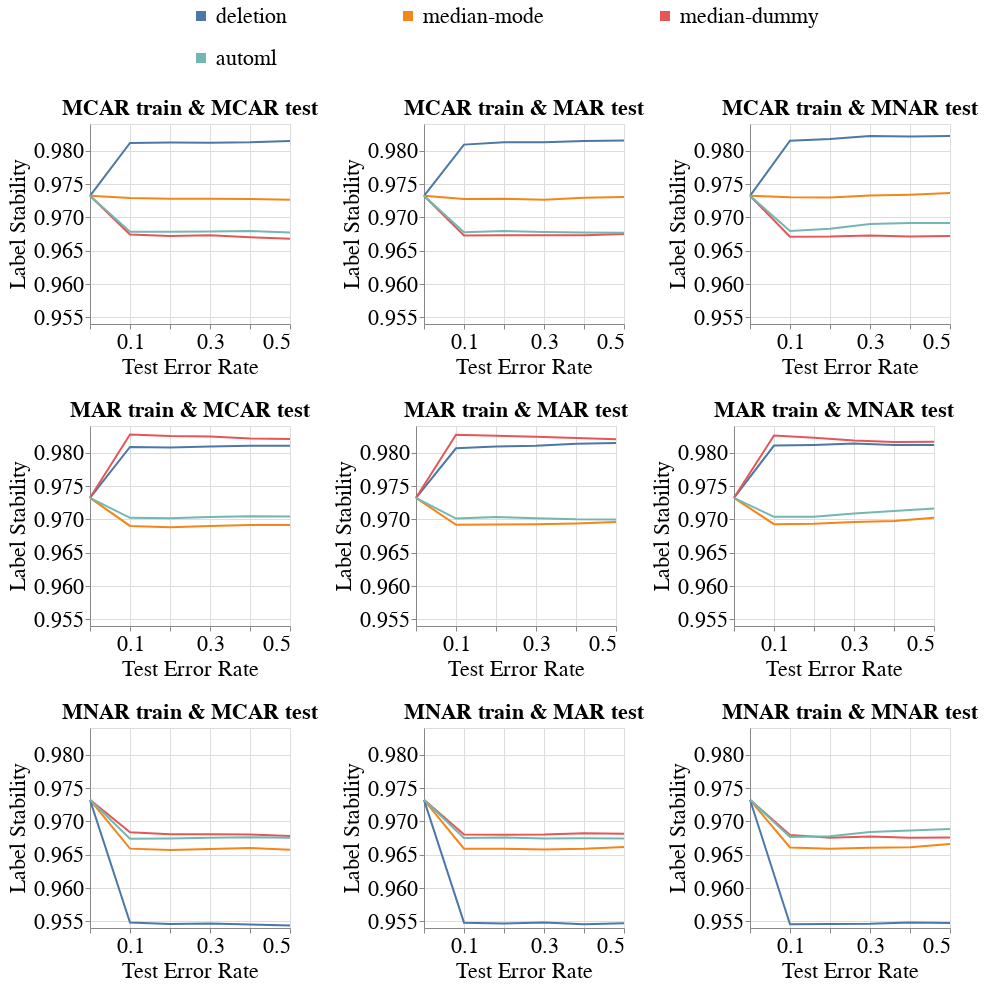

Source (notebook cell):
### Code cell
create_line_bands_for_diff_imputers(dataset_name=DATASET_NAME,
                                    model_name='mlp_clf',
                                    metric_name='Label_Stability',
                                    db_client=db_client,
                                    with_band=False)

### Figure 1 — Vega-Lite specification as saved in the notebook (floating-point values rounded to 4 significant figures; data arrays with more than 128 entries replaced by an {"elided": "..."} marker saying what was removed)
{"config": {"view": {"continuousWidth": 400, "continuousHeight": 300}, "axis": {"labelFontSize": 22, "labelFontWeight": "normal", "titleFontSize": 22, "titleFontWeight": "normal"}, "legend": {"columns": 3, "direction": "horizontal", "labelFontSize": 22, "labelLimit": 400, "orient": "top", "symbolOffset": 100, "symbolStrokeWidth": 10, "titleAnchor": "middle", "titleFontSize": 22, "titleLimit": 300}, "title": {"fontSize": 22}}, "vconcat": [{"hconcat": [{"mark": "line", "encoding": {"color": {"field": "Null_Imputer_Name", "sort": ["deletion", "median-mode", "median-dummy", "miss_forest", "k_means_clustering", "datawig", "automl", "boost_clean"], "title": null, "type": "nominal"}, "x": {"axis": {"labelExpr": "(datum.value == 0.1) || (datum.value == 0.3) || (datum.value == 0.5) ? datum.label : ''"}, "field": "Test_Error_Rate", "scale": {"nice": false}, "title": "Test Error Rate", "type": "quantitative"}, "y": {"aggregate": "mean", "field": "Metric_Value", "scale": {"zero": false}, "title": "Label Stability", "type": "quantitative"}}, "height": 200, "title": {"text": "MCAR train & MCAR test", "fontSize": 22}, "width": 200}, {"data": {"name": "data-c4998c3f3be6798471bd4a97f9c0fcc5"}, "mark": "line", "encoding": {"color": {"field": "Null_Imputer_Name", "sort": ["deletion", "median-mode", "median-dummy", "miss_forest", "k_means_clustering", "datawig", "automl", "boost_clean"], "title": null, "type": "nominal"}, "x": {"axis": {"labelExpr": "(datum.value == 0.1) || (datum.value == 0.3) || (datum.value == 0.5) ? datum.label : ''"}, "field": "Test_Error_Rate", "scale": {"nice": false}, "title": "Test Error Rate", "type": "quantitative"}, "y": {"aggregate": "mean", "field": "Metric_Value", "scale": {"zero": false}, "title": "Label Stability", "type": "quantitative"}}, "height": 200, "title": {"text": "MCAR train & MAR test", "fontSize": 22}, "width": 200}, {"data": {"name": "data-4a5d3736f8fe7435a029c0d3275a89d8"}, "mark": "line", "encoding": {"color": {"field": "Null_Imputer_Name", "sort": ["deletion", "median-mode", "median-dummy", "miss_forest", "k_means_clustering", "datawig", "automl", "boost_clean"], "title": null, "type": "nominal"}, "x": {"axis": {"labelExpr": "(datum.value == 0.1) || (datum.value == 0.3) || (datum.value == 0.5) ? datum.label : ''"}, "field": "Test_Error_Rate", "scale": {"nice": false}, "title": "Test Error Rate", "type": "quantitative"}, "y": {"aggregate": "mean", "field": "Metric_Value", "scale": {"zero": false}, "title": "Label Stability", "type": "quantitative"}}, "height": 200, "title": {"text": "MCAR train & MNAR test", "fontSize": 22}, "width": 200}], "resolve": {"scale": {"y": "shared"}}}, {"hconcat": [{"mark": "line", "encoding": {"color": {"field": "Null_Imputer_Name", "sort": ["deletion", "median-mode", "median-dummy", "miss_forest", "k_means_clustering", "datawig", "automl", "boost_clean"], "title": null, "type": "nominal"}, "x": {"axis": {"labelExpr": "(datum.value == 0.1) || (datum.value == 0.3) || (datum.value == 0.5) ? datum.label : ''"}, "field": "Test_Error_Rate", "scale": {"nice": false}, "title": "Test Error Rate", "type": "quantitative"}, "y": {"aggregate": "mean", "field": "Metric_Value", "scale": {"zero": false}, "title": "Label Stability", "type": "quantitative"}}, "height": 200, "title": {"text": "MAR train & MCAR test", "fontSize": 22}, "width": 200}, {"data": {"name": "data-580834267c034f17f0434db7abdc8e6e"}, "mark": "line", "encoding": {"color": {"field": "Null_Imputer_Name", "sort": ["deletion", "median-mode", "median-dummy", "miss_forest", "k_means_clustering", "datawig", "automl", "boost_clean"], "title": null, "type": "nominal"}, "x": {"axis": {"labelExpr": "(datum.value == 0.1) || (datum.value == 0.3) || (datum.value == 0.5) ? datum.label : ''"}, "field": "Test_Error_Rate", "scale": {"nice": false}, "title": "Test Error Rate", "type": "quantitative"}, "y": {"aggregate": "mean", "field": "Metric_Value", "scale": {"zero": false}, "title": "Label Stability", "type": "quantitative"}}, "height": 200, "title": {"text": "MAR train & MAR test", "fontSize": 22}, "width": 200}, {"data": {"name": "data-fd32146784c800aa16e349de188b1c14"}, "mark": "line", "encoding": {"color": {"field": "Null_Imputer_Name", "sort": ["deletion", "median-mode", "median-dummy", "miss_forest", "k_means_clustering", "datawig", "automl", "boost_clean"], "title": null, "type": "nominal"}, "x": {"axis": {"labelExpr": "(datum.value == 0.1) || (datum.value == 0.3) || (datum.value == 0.5) ? datum.label : ''"}, "field": "Test_Error_Rate", "scale": {"nice": false}, "title": "Test Error Rate", "type": "quantitative"}, "y": {"aggregate": "mean", "field": "Metric_Value", "scale": {"zero": false}, "title": "Label Stability", "type": "quantitative"}}, "height": 200, "title": {"text": "MAR train & MNAR test", "fontSize": 22}, "width": 200}], "data": {"name": "data-54df33c51dee8821bcf47b9e35bcd058"}, "resolve": {"scale": {"y": "shared"}}}, {"hconcat": [{"mark": "line", "encoding": {"color": {"field": "Null_Imputer_Name", "sort": ["deletion", "median-mode", "median-dummy", "miss_forest", "k_means_clustering", "datawig", "automl", "boost_clean"], "title": null, "type": "nominal"}, "x": {"axis": {"labelExpr": "(datum.value == 0.1) || (datum.value == 0.3) || (datum.value == 0.5) ? datum.label : ''"}, "field": "Test_Error_Rate", "scale": {"nice": false}, "title": "Test Error Rate", "type": "quantitative"}, "y": {"aggregate": "mean", "field": "Metric_Value", "scale": {"zero": false}, "title": "Label Stability", "type": "quantitative"}}, "height": 200, "title": {"text": "MNAR train & MCAR test", "fontSize": 22}, "width": 200}, {"data": {"name": "data-953b80f7ef977087137d3bddd48fdfdf"}, "mark": "line", "encoding": {"color": {"field": "Null_Imputer_Name", "sort": ["deletion", "median-mode", "median-dummy", "miss_forest", "k_means_clustering", "datawig", "automl", "boost_clean"], "title": null, "type": "nominal"}, "x": {"axis": {"labelExpr": "(datum.value == 0.1) || (datum.value == 0.3) || (datum.value == 0.5) ? datum.label : ''"}, "field": "Test_Error_Rate", "scale": {"nice": false}, "title": "Test Error Rate", "type": "quantitative"}, "y": {"aggregate": "mean", "field": "Metric_Value", "scale": {"zero": false}, "title": "Label Stability", "type": "quantitative"}}, "height": 200, "title": {"text": "MNAR train & MAR test", "fontSize": 22}, "width": 200}, {"data": {"name": "data-27f3edbdf47f70d92030e759f0c63927"}, "mark": "line", "encoding": {"color": {"field": "Null_Imputer_Name", "sort": ["deletion", "median-mode", "median-dummy", "miss_forest", "k_means_clustering", "datawig", "automl", "boost_clean"], "title": null, "type": "nominal"}, "x": {"axis": {"labelExpr": "(datum.value == 0.1) || (datum.value == 0.3) || (datum.value == 0.5) ? datum.label : ''"}, "field": "Test_Error_Rate", "scale": {"nice": false}, "title": "Test Error Rate", "type": "quantitative"}, "y": {"aggregate": "mean", "field": "Metric_Value", "scale": {"zero": false}, "title": "Label Stability", "type": "quantitative"}}, "height": 200, "title": {"text": "MNAR train & MNAR test", "fontSize": 22}, "width": 200}], "data": {"name": "data-8b1c378fdad30e0b2f41ac7a103d859f"}, "resolve": {"scale": {"y": "shared"}}}], "data": {"name": "data-fa404404b6218d5d363975a72057e89c"}, "resolve": {"scale": {"y": "shared"}}, "$schema": "https://vega.github.io/schema/vega-lite/v4.17.0.json", "datasets": {"data-fa404404b6218d5d363975a72057e89c": {"elided": "144 records"}, "data-c4998c3f3be6798471bd4a97f9c0fcc5": {"elided": "144 records"}, "data-4a5d3736f8fe7435a029c0d3275a89d8": {"elided": "144 records"}, "data-54df33c51dee8821bcf47b9e35bcd058": {"elided": "144 records"}, "data-580834267c034f17f0434db7abdc8e6e": {"elided": "144 records"}, "data-fd32146784c800aa16e349de188b1c14": {"elided": "144 records"}, "data-8b1c378fdad30e0b2f41ac7a103d859f": {"elided": "144 records"}, "data-953b80f7ef977087137d3bddd48fdfdf": {"elided": "144 records"}, "data-27f3edbdf47f70d92030e759f0c63927": {"elided": "144 records"}}}
